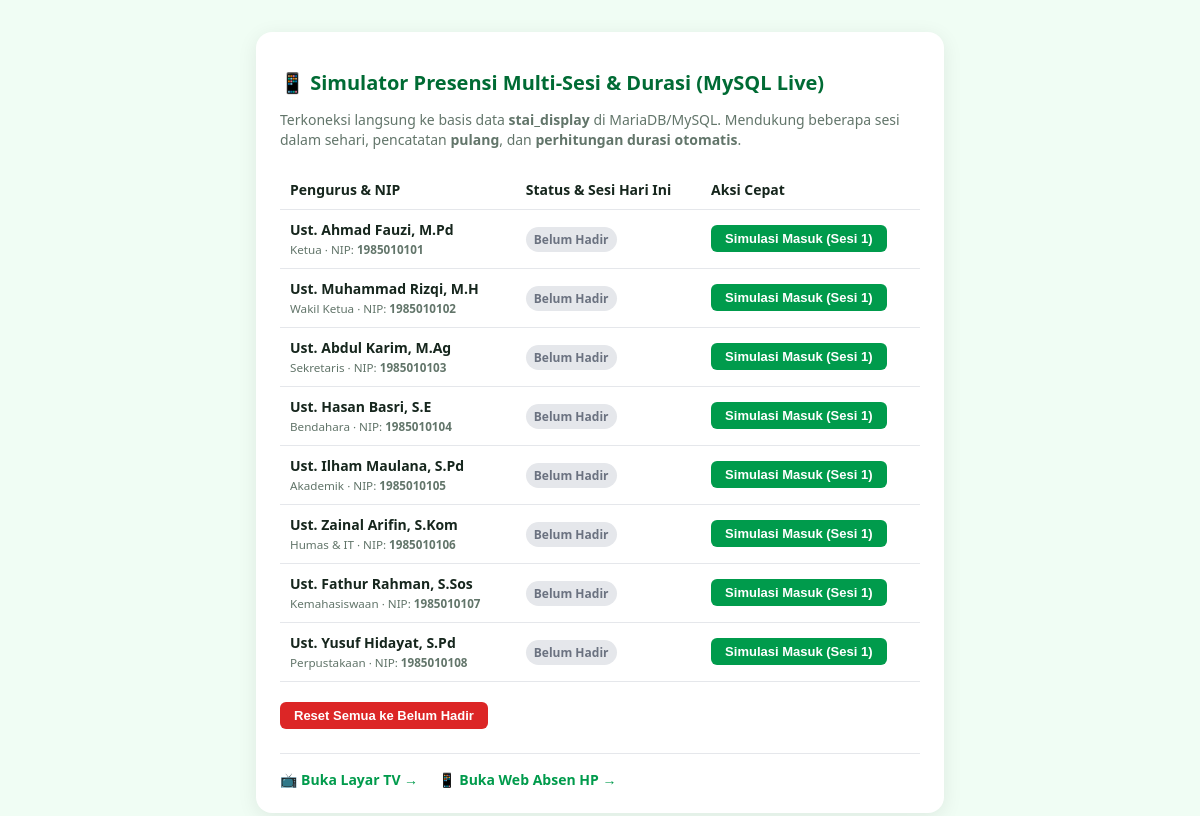
The page /api/v1/display/simulasi_scan.php (signed in) on the database its author committed.
### tables this page shows
CREATE TABLE `pengurus` (
    `id` BIGINT UNSIGNED AUTO_INCREMENT PRIMARY KEY,
    `nip` VARCHAR(50) NULL UNIQUE,
    `nama` VARCHAR(150) NOT NULL,
    `jabatan` VARCHAR(100) NOT NULL,
    `urutan` INT NOT NULL DEFAULT 0,
    `foto_path` VARCHAR(255) NULL,
    `pin_hash` VARCHAR(255) NOT NULL,
    `aktif` TINYINT(1) NOT NULL DEFAULT 1,
    `deleted_at` TIMESTAMP NULL,
    `created_at` TIMESTAMP NULL DEFAULT CURRENT_TIMESTAMP,
    `updated_at` TIMESTAMP NULL DEFAULT CURRENT_TIMESTAMP ON UPDATE CURRENT_TIMESTAMP,
    INDEX `idx_pengurus_aktif_urutan` (`aktif`, `urutan`)
);

### api/v1/display/simulasi_scan.php (the view, shortened to what this page needs)
<?php
require_once dirname(__DIR__, 3) . '/config/database.php';
try {
    $pdo = getDatabasePdo();
} catch (Exception $e) {
    die("Koneksi MySQL Gagal: " . $e->getMessage());
}
$sql = "SELECT p.id, p.nip, p.nama, p.jabatan
        FROM `pengurus` p
        WHERE p.aktif = 1 AND p.deleted_at IS NULL
        ORDER BY p.urutan ASC";
$pengurusList = $pdo->query($sql)->fetchAll();
$sesiByPengurus = [];
?>
<!DOCTYPE html>
<html lang="id">
<head>
</head>
<body>
    <div class="box">
        <h1>📱 Simulator Presensi Multi-Sesi & Durasi (MySQL Live)</h1>
        <p>Terkoneksi langsung ke basis data <b>stai_display</b> di MariaDB/MySQL. Mendukung beberapa sesi dalam sehari, pencatatan <b>pulang</b>, dan <b>perhitungan durasi otomatis</b>.</p>
        <table>
            <thead>
                <tr>
                    <th>Pengurus & NIP</th>
                    <th>Status & Sesi Hari Ini</th>
                    <th>Aksi Cepat</th>
                </tr>
            </thead>
            <tbody>
                <?php foreach ($pengurusList as $p):
                    $pId = (int)$p['id'];
                    $userSesi = $sesiByPengurus[$pId] ?? [];
                    $lastS = !empty($userSesi) ? end($userSesi) : null;
                    $isMasuk = $lastS && ($lastS['status'] === 'masuk' || empty($lastS['waktu_pulang']));
                    $isPulang = $lastS && $lastS['status'] === 'pulang';
                    $totalMenit = 0;
                    $tJam = intdiv($totalMenit, 60);
                    $tMin = $totalMenit % 60;
                    $durTotalStr = ($tJam > 0 ? "{$tJam}j " : "") . "{$tMin}m";
                ?>
                <tr>
                    <td>
                        <strong><?= htmlspecialchars($p['nama']) ?></strong><br>
                        <small style="color:#62756a"><?= htmlspecialchars($p['jabatan']) ?> · NIP: <b><?= htmlspecialchars($p['nip'] ?? '-') ?></b></small>
                    </td>
                    <td>
                        <?php if ($isMasuk): ?>
                            <span class="badge ok">✓ Masuk Sesi <?= $lastS['sesi_ke'] ?> (<?= htmlspecialchars(substr($lastS['waktu_masuk'], 0, 5)) ?>)</span>
                            <?php if ($totalMenit > 0): ?><br><small style="color:#62756a">Durasi sblm: <?= $durTotalStr ?></small><?php endif; ?>
                        <?php elseif ($isPulang): ?>
                            <span class="badge pulang">🚪 Pulang (<?= htmlspecialchars(substr($lastS['waktu_pulang'], 0, 5)) ?>)</span><br>
                            <small style="color:#62756a">Total: <?= count($userSesi) ?> sesi · <b><?= $durTotalStr ?></b></small>
                        <?php else: ?>
                            <span class="badge off">Belum Hadir</span>
                        <?php endif; ?>
                    </td>
                    <td>
                        <?php if ($isMasuk): ?>
                            <form method="POST" style="margin:0">
                                <input type="hidden" name="action" value="pulang">
                                <input type="hidden" name="id" value="<?= $p['id'] ?>">
                                <button type="submit" class="pulang">Simulasi Pulang</button>
                            </form>
                        <?php else: ?>
                            <form method="POST" style="margin:0">
                                <button type="submit">
                                    <?= empty($userSesi) ? 'Simulasi Masuk (Sesi 1)' : 'Masuk (Sesi ' . (count($userSesi) + 1) . ')' ?>
                                </button>
                            </form>
                        <?php endif; ?>
                    </td>
                </tr>
                <?php endforeach; ?>
            </tbody>
        </table>
        <div style="margin-top:20px;display:flex;gap:12px;flex-wrap:wrap">
            <form method="POST" style="margin:0">
                <button type="submit" class="reset">Reset Semua ke Belum Hadir</button>
            </form>
        </div>
        <div style="margin-top:24px;padding-top:16px;border-top:1px solid #e5e7eb;display:flex;gap:20px">
            <a href="../../index.html" target="_blank">📺 Buka Layar TV &rarr;</a>
            <a href="../../absen/index.php" target="_blank">📱 Buka Web Absen HP &rarr;</a>
        </div>
    </div>
</body>
</html>

### api/v1/display/simulasi_scan.php (style rules this page uses)
body { font-family: system-ui, sans-serif; background: #f0fdf4; color: #16261d; padding: 24px; }
.box { max-width: 640px; margin: 0 auto; background: #fff; padding: 24px; border-radius: 16px; box-shadow: 0 4px 20px rgba(0,0,0,.08); }
h1 { font-size: 20px; color: #006b34; margin-bottom: 8px; }
p { color: #62756a; font-size: 14px; margin-bottom: 20px; line-height: 1.4; }
table { width: 100%; border-collapse: collapse; }
th, td { padding: 10px; border-bottom: 1px solid #e5e7eb; text-align: left; font-size: 14px; }
.badge { padding: 4px 8px; border-radius: 999px; font-size: 12px; font-weight: 700; }
.badge.off { background: #e5e7eb; color: #6b7280; }
button { background: #009B4C; color: #fff; border: 0; padding: 6px 14px; border-radius: 6px; cursor: pointer; font-weight: 600; font-size: 13px; }
button.reset { background: #dc2626; }
a { color: #009B4C; text-decoration: none; font-weight: 600; font-size: 14px; }

### rows shown on the page
pengurus: nama "Ust. Ahmad Fauzi, M.Pd", jabatan "Ketua", nip "1985010101"
pengurus: nama "Ust. Muhammad Rizqi, M.H", jabatan "Wakil Ketua", nip "1985010102"
pengurus: nama "Ust. Abdul Karim, M.Ag", jabatan "Sekretaris", nip "1985010103"
pengurus: nama "Ust. Hasan Basri, S.E", jabatan "Bendahara", nip "1985010104"
pengurus: nama "Ust. Ilham Maulana, S.Pd", jabatan "Akademik", nip "1985010105"
pengurus: nama "Ust. Zainal Arifin, S.Kom", jabatan "Humas & IT", nip "1985010106"
pengurus: nama "Ust. Fathur Rahman, S.Sos", jabatan "Kemahasiswaan", nip "1985010107"
pengurus: nama "Ust. Yusuf Hidayat, S.Pd", jabatan "Perpustakaan", nip "1985010108"
